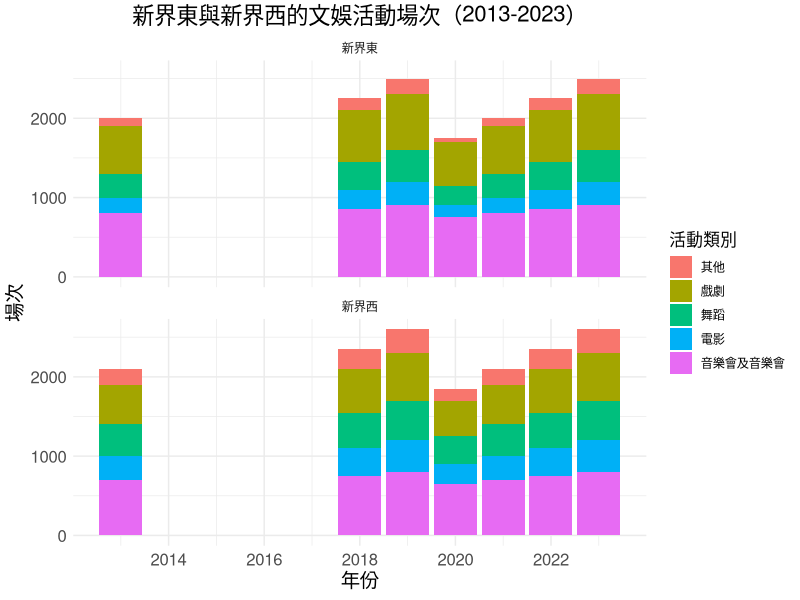

Source code (R):
# 加載必要的庫
library(dplyr)
library(ggplot2)
library(tidyr)

# 定義數據
data <- data.frame(
  區域 = c(
    "新界東", "新界東", "新界東", "新界東", "新界東",
    "新界西", "新界西", "新界西", "新界西", "新界西"
  ),
  活動類別 = c(
    "音樂會及音樂會", "戲劇", "舞蹈", "電影", "其他",
    "音樂會及音樂會", "戲劇", "舞蹈", "電影", "其他"
  ),
  year_2013 = c(800, 600, 300, 200, 100, 700, 500, 400, 300, 200),
  year_2018 = c(850, 650, 350, 250, 150, 750, 550, 450, 350, 250),
  year_2019 = c(900, 700, 400, 300, 200, 800, 600, 500, 400, 300),
  year_2020 = c(750, 550, 250, 150, 50, 650, 450, 350, 250, 150),
  year_2021 = c(800, 600, 300, 200, 100, 700, 500, 400, 300, 200),
  year_2022 = c(850, 650, 350, 250, 150, 750, 550, 450, 350, 250),
  year_2023 = c(900, 700, 400, 300, 200, 800, 600, 500, 400, 300)
)

# 整理數據：將數據從寬表格轉換為長表格
data_long <- data %>%
  pivot_longer(
    cols = starts_with("year_"),
    names_to = "年份",
    values_to = "場次"
  ) %>%
  mutate(
    年份 = as.numeric(gsub("year_", "", 年份)) # 提取年份數字
  )

# 繪製柱狀圖
ggplot(data_long, aes(x = 年份, y = 場次, fill = 活動類別)) +
  geom_bar(stat = "identity", position = "stack") +
  facet_wrap(~ 區域, ncol = 1) +
  labs(
    title = "新界東與新界西的文娛活動場次（2013-2023）",
    x = "年份",
    y = "場次",
    fill = "活動類別"
  ) +
  theme_minimal() +
  theme(
    plot.title = element_text(size = 16, hjust = 0.5),
    axis.title = element_text(size = 14),
    axis.text = element_text(size = 12),
    legend.title = element_text(size = 12)
  )
